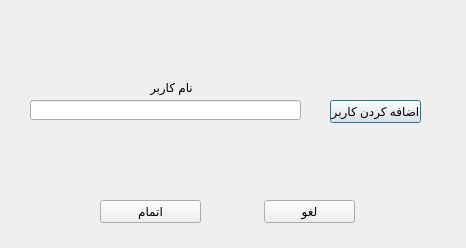
<?xml version="1.0" encoding="UTF-8"?>
<ui version="4.0">
 <class>Dialog_add_account</class>
 <widget class="QDialog" name="Dialog_add_account">
  <property name="geometry">
   <rect>
    <x>0</x>
    <y>0</y>
    <width>466</width>
    <height>248</height>
   </rect>
  </property>
  <property name="windowTitle">
   <string>Dialog</string>
  </property>
  <widget class="QLineEdit" name="lineEdit">
   <property name="geometry">
    <rect>
     <x>30</x>
     <y>100</y>
     <width>271</width>
     <height>20</height>
    </rect>
   </property>
  </widget>
  <widget class="QLabel" name="label">
   <property name="geometry">
    <rect>
     <x>150</x>
     <y>80</y>
     <width>51</width>
     <height>16</height>
    </rect>
   </property>
   <property name="text">
    <string>&lt;html&gt;&lt;head/&gt;&lt;body&gt;&lt;p&gt;&lt;span style=&quot; font-size:9pt;&quot;&gt;نام کاربر&lt;/span&gt;&lt;/p&gt;&lt;/body&gt;&lt;/html&gt;</string>
   </property>
  </widget>
  <widget class="QPushButton" name="pushButton">
   <property name="geometry">
    <rect>
     <x>330</x>
     <y>100</y>
     <width>91</width>
     <height>23</height>
    </rect>
   </property>
   <property name="text">
    <string>اضافه کردن کاربر</string>
   </property>
  </widget>
  <widget class="QPushButton" name="pushButton_2">
   <property name="geometry">
    <rect>
     <x>100</x>
     <y>200</y>
     <width>101</width>
     <height>23</height>
    </rect>
   </property>
   <property name="text">
    <string>اتمام</string>
   </property>
  </widget>
  <widget class="QPushButton" name="pushButton_3">
   <property name="geometry">
    <rect>
     <x>264</x>
     <y>200</y>
     <width>91</width>
     <height>23</height>
    </rect>
   </property>
   <property name="text">
    <string>لغو</string>
   </property>
  </widget>
 </widget>
 <resources/>
 <connections/>
</ui>
